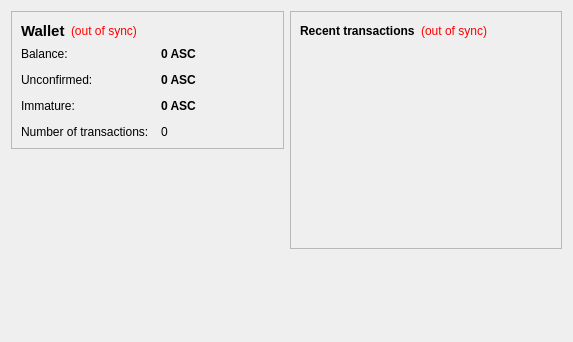
<?xml version="1.0" encoding="UTF-8"?>
<ui version="4.0">
 <class>OverviewPage</class>
 <widget class="QWidget" name="OverviewPage">
  <property name="geometry">
   <rect>
    <x>0</x>
    <y>0</y>
    <width>573</width>
    <height>342</height>
   </rect>
  </property>
  <property name="windowTitle">
   <string>Form</string>
  </property>
  <layout class="QHBoxLayout" name="horizontalLayout" stretch="1,1">
   <item>
    <layout class="QVBoxLayout" name="verticalLayout_2">
     <item>
      <widget class="QFrame" name="frame">
       <property name="frameShape">
        <enum>QFrame::StyledPanel</enum>
       </property>
       <property name="frameShadow">
        <enum>QFrame::Raised</enum>
       </property>
       <layout class="QVBoxLayout" name="verticalLayout_4">
        <item>
         <layout class="QHBoxLayout" name="horizontalLayout_4">
          <item>
           <widget class="QLabel" name="label_5">
            <property name="font">
             <font>
              <pointsize>11</pointsize>
              <weight>75</weight>
              <bold>true</bold>
             </font>
            </property>
            <property name="text">
             <string>Wallet</string>
            </property>
           </widget>
          </item>
          <item>
           <widget class="QLabel" name="labelWalletStatus">
            <property name="toolTip">
             <string>The displayed information may be out of date. Your wallet automatically synchronizes with the AwesomeCoin network after a connection is established, but this process has not completed yet.</string>
            </property>
            <property name="styleSheet">
             <string notr="true">QLabel { color: red; }</string>
            </property>
            <property name="text">
             <string notr="true">(out of sync)</string>
            </property>
            <property name="alignment">
             <set>Qt::AlignLeading|Qt::AlignLeft|Qt::AlignVCenter</set>
            </property>
           </widget>
          </item>
          <item>
           <spacer name="horizontalSpacer_2">
            <property name="orientation">
             <enum>Qt::Horizontal</enum>
            </property>
            <property name="sizeHint" stdset="0">
             <size>
              <width>40</width>
              <height>20</height>
             </size>
            </property>
           </spacer>
          </item>
         </layout>
        </item>
        <item>
         <layout class="QFormLayout" name="formLayout_2">
          <property name="fieldGrowthPolicy">
           <enum>QFormLayout::AllNonFixedFieldsGrow</enum>
          </property>
          <property name="horizontalSpacing">
           <number>12</number>
          </property>
          <property name="verticalSpacing">
           <number>12</number>
          </property>
          <item row="0" column="0">
           <widget class="QLabel" name="label">
            <property name="text">
             <string>Balance:</string>
            </property>
           </widget>
          </item>
          <item row="0" column="1">
           <widget class="QLabel" name="labelBalance">
            <property name="font">
             <font>
              <weight>75</weight>
              <bold>true</bold>
             </font>
            </property>
            <property name="cursor">
             <cursorShape>IBeamCursor</cursorShape>
            </property>
            <property name="toolTip">
             <string>Your current balance</string>
            </property>
            <property name="text">
             <string notr="true">0 ASC</string>
            </property>
            <property name="textInteractionFlags">
             <set>Qt::LinksAccessibleByMouse|Qt::TextSelectableByKeyboard|Qt::TextSelectableByMouse</set>
            </property>
           </widget>
          </item>
          <item row="1" column="0">
           <widget class="QLabel" name="label_3">
            <property name="text">
             <string>Unconfirmed:</string>
            </property>
           </widget>
          </item>
          <item row="1" column="1">
           <widget class="QLabel" name="labelUnconfirmed">
            <property name="font">
             <font>
              <weight>75</weight>
              <bold>true</bold>
             </font>
            </property>
            <property name="cursor">
             <cursorShape>IBeamCursor</cursorShape>
            </property>
            <property name="toolTip">
             <string>Total of transactions that have yet to be confirmed, and do not yet count toward the current balance</string>
            </property>
            <property name="text">
             <string notr="true">0 ASC</string>
            </property>
            <property name="textInteractionFlags">
             <set>Qt::LinksAccessibleByMouse|Qt::TextSelectableByKeyboard|Qt::TextSelectableByMouse</set>
            </property>
           </widget>
          </item>
          <item row="3" column="0">
           <widget class="QLabel" name="label_2">
            <property name="text">
             <string>Number of transactions:</string>
            </property>
           </widget>
          </item>
          <item row="3" column="1">
           <widget class="QLabel" name="labelNumTransactions">
            <property name="toolTip">
             <string>Total number of transactions in wallet</string>
            </property>
            <property name="text">
             <string notr="true">0</string>
            </property>
           </widget>
          </item>
          <item row="2" column="0">
           <widget class="QLabel" name="labelImmatureText">
            <property name="text">
             <string>Immature:</string>
            </property>
           </widget>
          </item>
          <item row="2" column="1">
           <widget class="QLabel" name="labelImmature">
            <property name="font">
             <font>
              <weight>75</weight>
              <bold>true</bold>
             </font>
            </property>
            <property name="toolTip">
             <string>Mined balance that has not yet matured</string>
            </property>
            <property name="text">
             <string notr="true">0 ASC</string>
            </property>
            <property name="textInteractionFlags">
             <set>Qt::LinksAccessibleByMouse|Qt::TextSelectableByKeyboard|Qt::TextSelectableByMouse</set>
            </property>
           </widget>
          </item>
         </layout>
        </item>
       </layout>
      </widget>
     </item>
     <item>
      <spacer name="verticalSpacer">
       <property name="orientation">
        <enum>Qt::Vertical</enum>
       </property>
       <property name="sizeHint" stdset="0">
        <size>
         <width>20</width>
         <height>40</height>
        </size>
       </property>
      </spacer>
     </item>
    </layout>
   </item>
   <item>
    <layout class="QVBoxLayout" name="verticalLayout_3">
     <item>
      <widget class="QFrame" name="frame_2">
       <property name="frameShape">
        <enum>QFrame::StyledPanel</enum>
       </property>
       <property name="frameShadow">
        <enum>QFrame::Raised</enum>
       </property>
       <layout class="QVBoxLayout" name="verticalLayout">
        <item>
         <layout class="QHBoxLayout" name="horizontalLayout_2">
          <item>
           <widget class="QLabel" name="label_4">
            <property name="text">
             <string>&lt;b&gt;Recent transactions&lt;/b&gt;</string>
            </property>
           </widget>
          </item>
          <item>
           <widget class="QLabel" name="labelTransactionsStatus">
            <property name="toolTip">
             <string>The displayed information may be out of date. Your wallet automatically synchronizes with the AwesomeCoin network after a connection is established, but this process has not completed yet.</string>
            </property>
            <property name="styleSheet">
             <string notr="true">QLabel { color: red; }</string>
            </property>
            <property name="text">
             <string notr="true">(out of sync)</string>
            </property>
            <property name="alignment">
             <set>Qt::AlignRight|Qt::AlignTrailing|Qt::AlignVCenter</set>
            </property>
           </widget>
          </item>
          <item>
           <spacer name="horizontalSpacer">
            <property name="orientation">
             <enum>Qt::Horizontal</enum>
            </property>
            <property name="sizeHint" stdset="0">
             <size>
              <width>40</width>
              <height>20</height>
             </size>
            </property>
           </spacer>
          </item>
         </layout>
        </item>
        <item>
         <widget class="QListView" name="listTransactions">
          <property name="styleSheet">
           <string notr="true">QListView { background: transparent; }</string>
          </property>
          <property name="frameShape">
           <enum>QFrame::NoFrame</enum>
          </property>
          <property name="verticalScrollBarPolicy">
           <enum>Qt::ScrollBarAlwaysOff</enum>
          </property>
          <property name="horizontalScrollBarPolicy">
           <enum>Qt::ScrollBarAlwaysOff</enum>
          </property>
          <property name="selectionMode">
           <enum>QAbstractItemView::NoSelection</enum>
          </property>
         </widget>
        </item>
       </layout>
      </widget>
     </item>
     <item>
      <spacer name="verticalSpacer_2">
       <property name="orientation">
        <enum>Qt::Vertical</enum>
       </property>
       <property name="sizeHint" stdset="0">
        <size>
         <width>20</width>
         <height>40</height>
        </size>
       </property>
      </spacer>
     </item>
    </layout>
   </item>
  </layout>
 </widget>
 <resources/>
 <connections/>
</ui>
